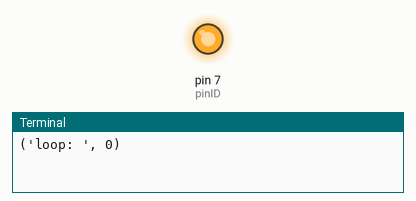
This program was run on a simulated Raspberry Pi (header pin numbers). Shown: output pins drawn as LEDs (lit = HIGH), the last lines printed to the terminal. At 100.1 s the program stops and its outputs stay as they are.

Above: at 0.1 s.
At 99.6 s:
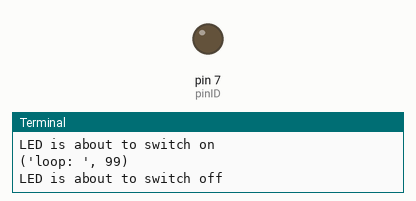
Timing chart, 0 to 101.1 s (numbered marks = the images above):
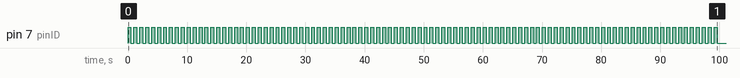

The program:

led_blink_v2.py
```python
import RPi.GPIO as GPIO
import time
pinID=7
GPIO.setwarnings(False)
GPIO.setmode(GPIO.BOARD) # if BOARD, pin is 7
#GPIO.setmode(GPIO.BCM) # if BCM, pin is GPIO 4
GPIO.setup(pinID, GPIO.OUT)

def blink(pin):
    GPIO.output(pin, GPIO.HIGH)
    time.sleep(.5)
    if (GPIO.input(pin)):
        print("LED is about to switch off")
    GPIO.output(pin, GPIO.LOW)
    time.sleep(.5)
    if not GPIO.input(pin):
        print("LED is about to switch on")

    return # optional

try:
    for i in range(100):
        print("loop: ", i)
        blink(pinID)
except KeyboardInterrupt:
    GPIO.cleanup()
    print "user interrupt"

# must clean up
GPIO.cleanup()
print "clean up"
```
